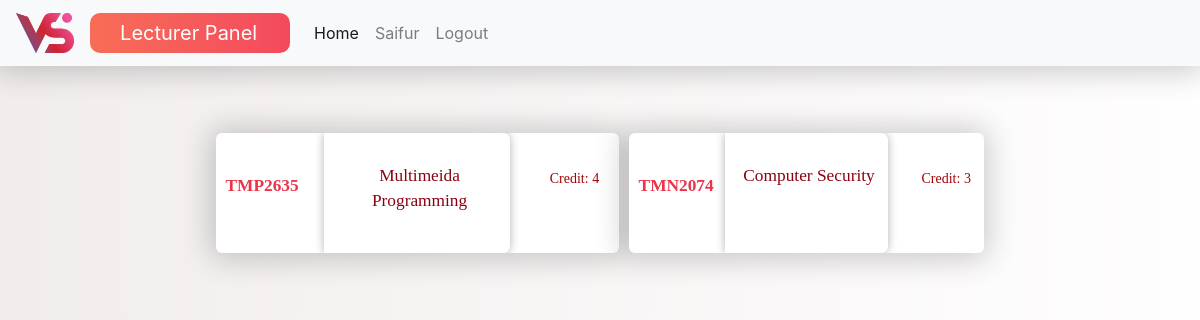
The app's page /lecturerhome.php (signed in) with its own data.
### tables this page shows
CREATE TABLE `course` (
  `id` int(11) NOT NULL,
  `coursecode` varchar(20) NOT NULL,
  `coursename` varchar(50) NOT NULL,
  `coursecredit` int(5) NOT NULL,
  `programcoordinator` varchar(50) NOT NULL,
  `coursecoordinator` varchar(50) NOT NULL,
  `vettera` varchar(50) NOT NULL,
  `vetterb` varchar(50) NOT NULL,
  `lecturer1` varchar(50) NOT NULL,
  `lecturer2` varchar(50) NOT NULL,
  `lecturer3` varchar(50) NOT NULL,
  `lecturer4` varchar(50) NOT NULL
);

### lecturerhome.php (the view, shortened to what this page needs)
<!DOCTYPE html>
<html>
    <head>
        <link rel="stylesheet" href="https://stackpath.bootstrapcdn.com/bootstrap/4.1.3/css/bootstrap.min.css">
        <link rel="stylesheet" type="text/css" href="styles.css">
    </head>
    <nav class="navbar navbar-expand-lg navbar-light bg-light">
        <a class="navbar-brand" href="#">  <img src ="resource/logo.png"> </a>
        <a class="navbar-brand panelname"> Lecturer Panel </a>
        <div class="collapse navbar-collapse" id="navbarNavAltMarkup">
          <div class="navbar-nav">
              <a class="nav-item nav-link active" href="#"> Home <span class="sr-only">(current)</span></a>
              <a class="nav-item nav-link " href="luserprofile.php"><?php echo $_SESSION['username']; ?></a>
              <a class="nav-item nav-link " href="lecturerhome.php?logout='1'">Logout</a>
          </div>
        </div>
    </nav>
  <body>
     <div class="row justify-content-center">
      <div class = "main">
          <?php
          $connect = new mysqli('localhost', 'root', 'sony50200' ,'saifur');
          $username = $_SESSION['username'];
          $sql = "SELECT * FROM course WHERE vettera='$username' OR vetterb='$username'";
          $results = mysqli_query($connect,$sql);
          while($row = mysqli_fetch_assoc($results))  :?>
          <?php echo"<a href =lecturercourse.php?id=".$row['coursecode']." ".">" ?>
            <div class="coursewidget scene_element scene_element--fadeinright">
              <div class="row justify-content-center">
                <div class="col-3">
                  <div class="coursecode">
                    <p><?php echo $row['coursecode'];?> </p>
                  </div>
                </div>
                <div class="col-6">
                  <div class="coursename">
                    <div class="title"> <p><?php echo $row['coursename'];?> </p></div>
                  </div>
                </div>
                <div class="col-3">
                  <div class="coursecredit">
                    <div class="title"> <p>Credit:  <?php echo $row['coursecredit'];?> </p></div>
                  </div>
                </div>
              </div>
            </div>
          </a>
          <?php endwhile;?>
      </div>
    </div>
  </body>
</html>

### styles.css (style rules this page uses)
body { background: linear-gradient(to left, #fffefe,#f1eded); }
body p { font-family: Georgia, serif; }
.scene_element { animation-duration: 1.5s; transition-timing-function: ease-in; animation-fill-mode: both; }
.scene_element--fadeinright { animation-duration: 1.5s; animation-name: fadeInRight; }
.navbar { box-shadow: -1px 1px 30px 5px rgba(0, 0, 0, 0.2); }
.panelname { min-width: 200px; display: block; border-radius: 10px; padding-left: 30px; padding-right: 30px; color: white !important; background: linear-gradient(to left, rgb(243, 74, 94), rgb(248, 109, 87)) !important; }
.navbar-brand img { display: block; max-width:80px; max-height:40px; width: auto; height: auto; position: relative; }
.main { display: flex; flex-flow: row wrap; padding: 5%; margin: auto; }
.coursewidget { flex-basis: 320px; height: 120px; margin: 5px; box-shadow: -1px 1px 30px 5px rgba(0, 0, 0, 0.2); border-radius: 6px; background: white; position: relative; overflow: hidden; }
.coursecode { font-weight: 700; font-size: 13pt; height: 120px; color: #EB3349; padding: 40px 5px 0px 10px; justify-content: center; align-items: center; text-align: center; }
.coursename { font-weight: 400; padding: 30px 5px 0px 10px; font-size: 13pt; height: 120px; color: rgb(138, 2, 18); box-shadow: 0px 0px 10px 0px rgba(0, 0, 0, 0.3); border-radius: 0px 7px 7px 0px; justify-content: center; align-items: center; text-align: center; }
.coursecredit { padding: 35px 10px 0px 0px; font-weight: 400; font-size: 14px; color: rgb(160, 4, 4); text-align: center;border-radius: 7px 7px 0px 0px; justify-content: center; align-items: center; text-align: center; }
a { text-decoration: none !important; }

### records on screen
course: coursecode "TMP2635", coursename "Multimeida Programming", coursecredit "4"
course: coursecode "TMN2074", coursename "Computer Security", coursecredit "3"

### other values on screen
$_SESSION['username'] "Saifur"
